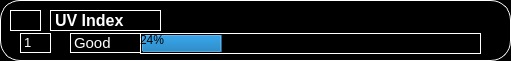
     <widget class="QWidget" name="widget_19" native="true">
      <property name="geometry">
       <rect>
        <x>10</x>
        <y>140</y>
        <width>511</width>
        <height>61</height>
       </rect>
      </property>
      <property name="styleSheet">
       <string notr="true">background-color:rgb(0, 0, 0);
border-color: rgb(243, 243, 243);
border-radius: 20px ;
border-width: 5rem;
border: 1px solid  rgb(255, 255, 255);</string>
      </property>
      <widget class="QLabel" name="label_11">
       <property name="geometry">
        <rect>
         <x>10</x>
         <y>10</y>
         <width>31</width>
         <height>21</height>
        </rect>
       </property>
       <property name="styleSheet">
        <string notr="true">image: url(:/newPrefix/icons8-sun-50.jpg);
border: 1rem solid black;</string>
       </property>
       <property name="text">
        <string/>
       </property>
      </widget>
      <widget class="QLabel" name="label_19">
       <property name="geometry">
        <rect>
         <x>50</x>
         <y>10</y>
         <width>111</width>
         <height>21</height>
        </rect>
       </property>
       <property name="styleSheet">
        <string notr="true">border: 1rem solid black;
font-family: 'Courier New';
font-style: normal;
font-weight: 700;
font-size: 16px;
line-height: 18px;
color: #F6F7FA;
</string>
       </property>
       <property name="text">
        <string>&lt;html&gt;&lt;head/&gt;&lt;body&gt;&lt;p&gt;&lt;span style=&quot; font-size:12pt; font-weight:600; color:#ffffff;&quot;&gt;UV Index&lt;/span&gt;&lt;/p&gt;&lt;/body&gt;&lt;/html&gt;</string>
       </property>
      </widget>
      <widget class="QLabel" name="label_100">
       <property name="geometry">
        <rect>
         <x>20</x>
         <y>33</y>
         <width>31</width>
         <height>20</height>
        </rect>
       </property>
       <property name="styleSheet">
        <string notr="true">border: 1rem solid black;</string>
       </property>
       <property name="text">
        <string>&lt;html&gt;&lt;head/&gt;&lt;body&gt;&lt;p&gt;&lt;span style=&quot; font-size:10pt; color:#ffffff;&quot;&gt;1&lt;/span&gt;&lt;/p&gt;&lt;/body&gt;&lt;/html&gt;</string>
       </property>
      </widget>
      <widget class="QLabel" name="label_102">
       <property name="geometry">
        <rect>
         <x>70</x>
         <y>33</y>
         <width>71</width>
         <height>20</height>
        </rect>
       </property>
       <property name="styleSheet">
        <string notr="true">border: 1rem solid black;</string>
       </property>
       <property name="text">
        <string>&lt;html&gt;&lt;head/&gt;&lt;body&gt;&lt;p&gt;&lt;span style=&quot; font-size:11pt; color:#ffffff;&quot;&gt;Good&lt;/span&gt;&lt;/p&gt;&lt;/body&gt;&lt;/html&gt;</string>
       </property>
      </widget>
      <widget class="QProgressBar" name="progressBar_5">
       <property name="geometry">
        <rect>
         <x>140</x>
         <y>33</y>
         <width>341</width>
         <height>21</height>
        </rect>
       </property>
       <property name="value">
        <number>24</number>
       </property>
      </widget>
     </widget>
